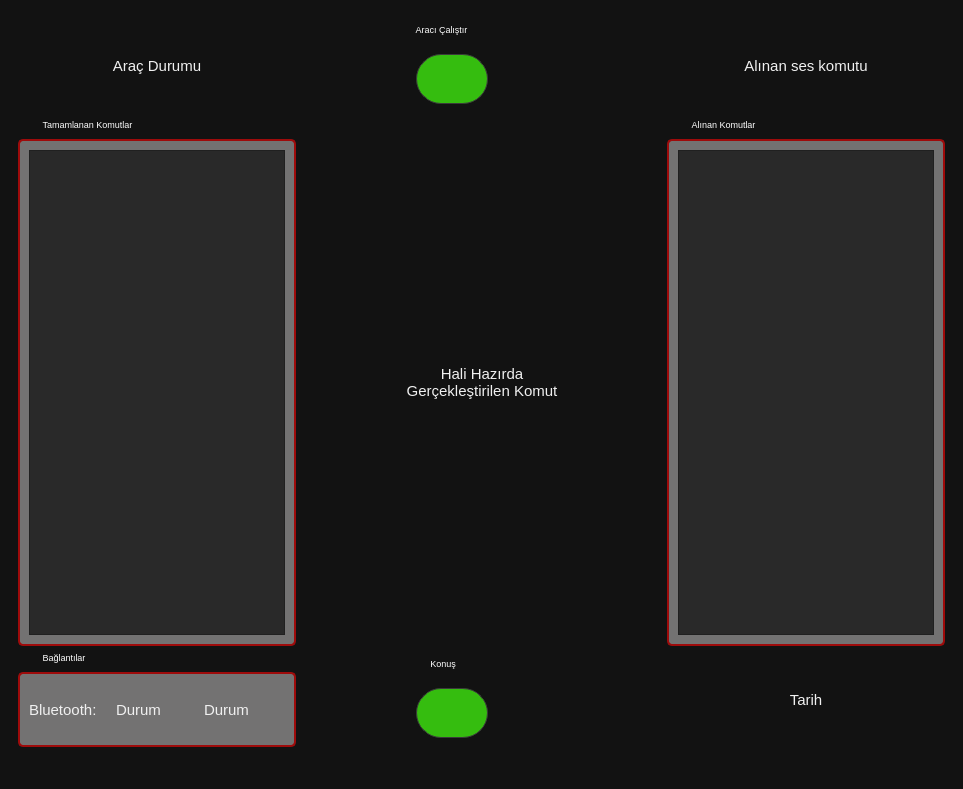
<?xml version="1.0" encoding="UTF-8"?>
<ui version="4.0">
 <class>MainWindow</class>
 <widget class="QMainWindow" name="MainWindow">
  <property name="geometry">
   <rect>
    <x>0</x>
    <y>0</y>
    <width>963</width>
    <height>789</height>
   </rect>
  </property>
  <property name="windowTitle">
   <string>MainWindow</string>
  </property>
  <property name="windowIcon">
   <iconset resource="simge.qrc">
    <normaloff>:/simge/driver.png</normaloff>:/simge/driver.png</iconset>
  </property>
  <property name="styleSheet">
   <string notr="true">* {
    font-family: &quot;Segoe UI&quot;, sans-serif;
    font-size: 12pt;
    color: #ffffff;
}

/* Genel pencere arka planı */
QMainWindow, QWidget {
    background-color: #121212;
}

/* QLabel */
QLabel {
    color: #f0f0f0;
    font-size: 11pt;
}

/* QPushButton */
QPushButton {
    background-color: #1e1e1e;
    color: white;
    border: 1px solid #3a3a3a;
    border-radius: 6px;
    padding: 6px 12px;
}

QPushButton:hover {
    background-color: #2d2d2d;
}

QPushButton:pressed {
    background-color: #0078d7;
}

/* QLineEdit */
QLineEdit {
    background-color: #1a1a1a;
    color: #ffffff;
    border: 1px solid #3a3a3a;
    border-radius: 4px;
    padding: 5px;
}

/* QGroupBox */
QGroupBox {
	background-color: #737272;
    border: 1px solid #9e0b0b;
    border-radius: 5px;
    margin-top: 20px;
    font-size: 7pt;

}

QGroupBox::title {
    subcontrol-origin: margin;
    left: 0px;
    padding: 0 23px 0 23px;
	
}

/* ScrollArea */
QScrollArea {
    background-color: transparent;
    border: none;
}

QScrollArea QWidget {
    background-color: transparent;
}

/* Scrollbar Dikey */
QScrollBar:vertical {
    background: #1e1e1e;
    width: 10px;
    margin: 0px;
    border: none;
}
QScrollBar::handle:vertical {
    background: #555;
    min-height: 20px;
    border-radius: 4px;
}
QScrollBar::handle:vertical:hover {
    background: #888;
}
QScrollBar::add-line:vertical, QScrollBar::sub-line:vertical {
    height: 0px;
}

/* Scrollbar Yatay */
QScrollBar:horizontal {
    background: #1e1e1e;
    height: 10px;
    margin: 0px;
    border: none;
}
QScrollBar::handle:horizontal {
    background: #555;
    min-width: 20px;
    border-radius: 4px;
}
QScrollBar::handle:horizontal:hover {
    background: #888;
}
QScrollBar::add-line:horizontal, QScrollBar::sub-line:horizontal {
    width: 0px;
}

/* QComboBox */
QComboBox {
    background-color: #1a1a1a;
    border: 1px solid #3a3a3a;
    padding: 5px;
    border-radius: 4px;
    color: white;
}
QComboBox QAbstractItemView {
    background-color: #2a2a2a;
    selection-background-color: #0078d7;
}

/* QCheckBox */
QCheckBox {
    spacing: 5px;
}
QCheckBox::indicator {
    width: 16px;
    height: 16px;
}
QCheckBox::indicator:checked {
    background-color: #0078d7;
    border: 1px solid #ffffff;
}
QCheckBox::indicator:unchecked {
    background-color: #333;
    border: 1px solid #aaa;
}

QToolTip {
    background-color: #2a2a2a;  /* Arka plan */
    color: white;               /* Yazı rengi */
    border: 1px solid #910181;      /* Kenarlık */
    padding: 5px;
    border-radius: 4px;
    font-size: 10pt;
    font-family: Consolas;
}

</string>
  </property>
  <widget class="QWidget" name="centralwidget">
   <layout class="QGridLayout" name="gridLayout">
    <item row="0" column="0">
     <widget class="QScrollArea" name="scrollArea">
      <property name="styleSheet">
       <string notr="true">QPushButton {
    background-color: #35bd0f;
    border-radius: 25%;
    min-width: 10px;
    min-height: 10px;
}

</string>
      </property>
      <property name="widgetResizable">
       <bool>true</bool>
      </property>
      <widget class="QWidget" name="scrollAreaWidgetContents">
       <property name="geometry">
        <rect>
         <x>0</x>
         <y>0</y>
         <width>941</width>
         <height>700</height>
        </rect>
       </property>
       <layout class="QGridLayout" name="gridLayout_4">
        <item row="2" column="2">
         <widget class="QGroupBox" name="startmic">
          <property name="minimumSize">
           <size>
            <width>95</width>
            <height>95</height>
           </size>
          </property>
          <property name="maximumSize">
           <size>
            <width>82</width>
            <height>82</height>
           </size>
          </property>
          <property name="styleSheet">
           <string notr="true">QGroupBox {
	border: none;
}</string>
          </property>
          <property name="title">
           <string>Konuş</string>
          </property>
          <property name="alignment">
           <set>Qt::AlignCenter</set>
          </property>
          <widget class="QPushButton" name="StartMic_Button">
           <property name="geometry">
            <rect>
             <x>10</x>
             <y>30</y>
             <width>72</width>
             <height>50</height>
            </rect>
           </property>
           <property name="minimumSize">
            <size>
             <width>36</width>
             <height>24</height>
            </size>
           </property>
           <property name="styleSheet">
            <string notr="true">QPushButton {
    background-color: #35bd0f;
    border-radius: 25%;
    min-width: 10px;
    min-height: 10px;
}</string>
           </property>
           <property name="text">
            <string/>
           </property>
           <property name="icon">
            <iconset resource="simge.qrc">
             <normaloff>:/simge/mic_111082.png</normaloff>:/simge/mic_111082.png</iconset>
           </property>
           <property name="iconSize">
            <size>
             <width>30</width>
             <height>30</height>
            </size>
           </property>
          </widget>
         </widget>
        </item>
        <item row="1" column="2">
         <widget class="QLabel" name="Komut_bilgisi">
          <property name="text">
           <string>Hali Hazırda
Gerçekleştirilen Komut</string>
          </property>
          <property name="alignment">
           <set>Qt::AlignCenter</set>
          </property>
         </widget>
        </item>
        <item row="0" column="0">
         <widget class="QLabel" name="label_2">
          <property name="toolTip">
           <string>&lt;html&gt;&lt;head/&gt;&lt;body&gt;&lt;p&gt;Araç Durumu&lt;/p&gt;&lt;/body&gt;&lt;/html&gt;</string>
          </property>
          <property name="text">
           <string>Araç Durumu</string>
          </property>
          <property name="alignment">
           <set>Qt::AlignCenter</set>
          </property>
         </widget>
        </item>
        <item row="1" column="4">
         <widget class="QGroupBox" name="groupBox_2">
          <property name="styleSheet">
           <string notr="true">QGroupBox {
	background-color: #737272;
    border: 2px solid #9e0b0b;
    border-radius: 5px;
    margin-top: 20px;
    font-size: 7pt;

}</string>
          </property>
          <property name="title">
           <string>Alınan Komutlar</string>
          </property>
          <layout class="QGridLayout" name="gridLayout_3">
           <item row="0" column="0">
            <widget class="QTextEdit" name="textEdit_2">
             <property name="styleSheet">
              <string notr="true">QTextEdit {
	background-color: #292929;
}</string>
             </property>
            </widget>
           </item>
          </layout>
         </widget>
        </item>
        <item row="1" column="3">
         <spacer name="horizontalSpacer">
          <property name="orientation">
           <enum>Qt::Horizontal</enum>
          </property>
          <property name="sizeHint" stdset="0">
           <size>
            <width>100</width>
            <height>20</height>
           </size>
          </property>
         </spacer>
        </item>
        <item row="2" column="0">
         <widget class="QGroupBox" name="groupBox_3">
          <property name="styleSheet">
           <string notr="true">QGroupBox {
	background-color: #737272;
    border: 2px solid #9e0b0b;
    border-radius: 5px;
    margin-top: 20px;
    font-size: 7pt;

}</string>
          </property>
          <property name="title">
           <string>Bağlantılar</string>
          </property>
          <layout class="QGridLayout" name="gridLayout_5">
           <item row="0" column="1">
            <widget class="QLabel" name="Bluetooth_durum_2">
             <property name="text">
              <string>Durum</string>
             </property>
            </widget>
           </item>
           <item row="0" column="0">
            <widget class="QLabel" name="Bluetooth_durum">
             <property name="text">
              <string>Bluetooth:</string>
             </property>
            </widget>
           </item>
           <item row="0" column="2">
            <widget class="QLabel" name="Bluetooth_durum_3">
             <property name="text">
              <string>Durum</string>
             </property>
            </widget>
           </item>
          </layout>
         </widget>
        </item>
        <item row="1" column="1">
         <spacer name="horizontalSpacer_2">
          <property name="orientation">
           <enum>Qt::Horizontal</enum>
          </property>
          <property name="sizeHint" stdset="0">
           <size>
            <width>100</width>
            <height>20</height>
           </size>
          </property>
         </spacer>
        </item>
        <item row="1" column="0">
         <widget class="QGroupBox" name="groupBox">
          <property name="styleSheet">
           <string notr="true">QGroupBox {
	background-color: #737272;
    border: 2px solid #9e0b0b;
    border-radius: 5px;
    margin-top: 20px;
    font-size: 7pt;

}</string>
          </property>
          <property name="title">
           <string>Tamamlanan Komutlar</string>
          </property>
          <layout class="QGridLayout" name="gridLayout_2">
           <item row="0" column="0">
            <widget class="QTextEdit" name="textEdit">
             <property name="styleSheet">
              <string notr="true">QTextEdit {
	background-color: #292929;
}</string>
             </property>
            </widget>
           </item>
          </layout>
         </widget>
        </item>
        <item row="0" column="2">
         <widget class="QGroupBox" name="startgrp">
          <property name="minimumSize">
           <size>
            <width>95</width>
            <height>95</height>
           </size>
          </property>
          <property name="maximumSize">
           <size>
            <width>82</width>
            <height>82</height>
           </size>
          </property>
          <property name="styleSheet">
           <string notr="true">QGroupBox {
	border: none;

}

QGroupBox::title {
    subcontrol-origin: margin;
    left: 0px;
    padding: 0 8px 0 8px;
	
}</string>
          </property>
          <property name="title">
           <string>Aracı Çalıştır</string>
          </property>
          <property name="alignment">
           <set>Qt::AlignCenter</set>
          </property>
          <widget class="QPushButton" name="StartCar_Button">
           <property name="geometry">
            <rect>
             <x>10</x>
             <y>30</y>
             <width>72</width>
             <height>50</height>
            </rect>
           </property>
           <property name="minimumSize">
            <size>
             <width>36</width>
             <height>24</height>
            </size>
           </property>
           <property name="styleSheet">
            <string notr="true">QPushButton {
    background-color: #35bd0f;
    border-radius: 25%;
    min-width: 10px;
    min-height: 10px;
}</string>
           </property>
           <property name="text">
            <string/>
           </property>
           <property name="icon">
            <iconset resource="simge.qrc">
             <normaloff>:/simge/restart.png</normaloff>:/simge/restart.png</iconset>
           </property>
           <property name="iconSize">
            <size>
             <width>30</width>
             <height>30</height>
            </size>
           </property>
          </widget>
         </widget>
        </item>
        <item row="0" column="4">
         <widget class="QLabel" name="label">
          <property name="text">
           <string>Alınan ses komutu</string>
          </property>
          <property name="alignment">
           <set>Qt::AlignCenter</set>
          </property>
         </widget>
        </item>
        <item row="2" column="4">
         <widget class="QLabel" name="Tarih">
          <property name="text">
           <string>Tarih</string>
          </property>
          <property name="alignment">
           <set>Qt::AlignCenter</set>
          </property>
         </widget>
        </item>
       </layout>
      </widget>
     </widget>
    </item>
   </layout>
  </widget>
  <widget class="QMenuBar" name="menubar">
   <property name="geometry">
    <rect>
     <x>0</x>
     <y>0</y>
     <width>963</width>
     <height>34</height>
    </rect>
   </property>
  </widget>
  <widget class="QStatusBar" name="statusbar"/>
 </widget>
 <resources>
  <include location="simge.qrc"/>
 </resources>
 <connections/>
</ui>
